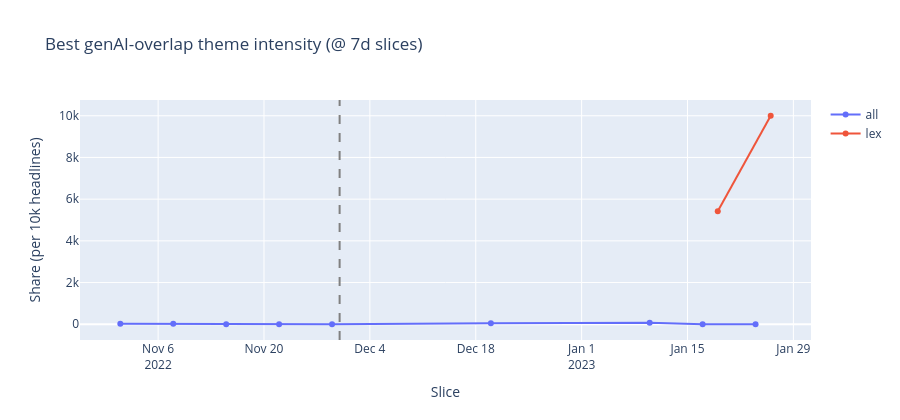

Notebook code cell kept with this figure:
### Markdown cell above
## 5. Compare + intensity (primary granularity)

### Code cell
rows = []
intensity_parts = []

for corpus, res_dict in [("all", all_results), ("lex", lex_results)]:
    if PRIMARY_G not in res_dict:
        continue
    t = res_dict[PRIMARY_G]["table"]
    best = t.sort_values(["pct_standard", "slices"], ascending=[False, False]).head(1)
    rows.append({
        "corpus": corpus, "granularity": PRIMARY_G, "n_themes": len(t),
        "n_stable": int((t.slices >= MIN_ACTIVE_SLICES).sum()),
        "best_theme": int(best.theme_id.iloc[0]) if len(best) else None,
        "best_pct_standard": best.pct_standard.iloc[0] if len(best) else None,
        "best_keywords": best.keywords.iloc[0][:60] if len(best) else "",
    })
    if len(best):
        tid = int(best.theme_id.iloc[0])
        bt = res_dict[PRIMARY_G]["bt"]
        df = res_dict[PRIMARY_G]["df"]
        inten = theme_intensity(bt, df, tid, PRIMARY_G)
        inten = inten.assign(corpus=corpus, theme_id=tid, granularity_days=PRIMARY_G)
        intensity_parts.append(inten)

compare = pd.DataFrame(rows)
if not compare.empty:
    compare.to_parquet(OUTPUT_DIR / "genai_burst_compare.parquet", index=False)
    print(compare.to_string(index=False))

if intensity_parts:
    intensity = pd.concat(intensity_parts, ignore_index=True)
    intensity.to_parquet(OUTPUT_DIR / "genai_burst_intensity.parquet", index=False)
    print("\nShare intensity (best genAI-overlap theme @ 7d):")
    print(intensity.to_string(index=False))

    fig = go.Figure()
    for corpus in intensity.corpus.unique():
        sub = intensity[intensity.corpus == corpus]
        fig.add_trace(go.Scatter(x=sub.timestamp, y=sub.share_per10k, mode="lines+markers", name=corpus))
    fig.add_vline(x=CHATGPT_LAUNCH, line_dash="dash", line_color="gray")
    fig.update_layout(title=f"Best genAI-overlap theme intensity (@ {PRIMARY_G}d slices)",
                      xaxis_title="Slice", yaxis_title="Share (per 10k headlines)", height=420)
    fig.write_html(OUTPUT_DIR / "genai_burst_intensity.html")
    fig.show()

# rep headlines for best all-news genAI theme
if PRIMARY_G in all_results:
    t = all_results[PRIMARY_G]["table"].sort_values("pct_standard", ascending=False)
    if len(t) and t.iloc[0]["pct_standard"] > 0:
        tid = int(t.iloc[0].theme_id)
        bt = all_results[PRIMARY_G]["bt"]
        sub = bt.merged_df[bt.merged_df["Topic"] == tid]
        if not sub.empty:
            c = np.asarray(sub.iloc[0]["Embedding"], float)
            c /= np.linalg.norm(c) + 1e-12
            idx = np.argsort(-(all_results[PRIMARY_G]["emb"] @ c))[:5]
            print(f"\nRep headlines — all-news T{tid} ({t.iloc[0].keywords[:50]}):")
            for i, ix in enumerate(idx, 1):
                print(f"  {i}. {pool_all.iloc[ix].Headline[:95]}")

### Figure 1 — Plotly figure (JSON) as saved in the notebook; plotly's stock layout.template omitted (floating-point values rounded to 4 significant figures)
{"data": [{"mode": "lines+markers", "name": "all", "type": "scatter", "x": ["2022-11-01T00:00:00.000000000", "2022-11-08T00:00:00.000000000", "2022-11-15T00:00:00.000000000", "2022-11-22T00:00:00.000000000", "2022-11-29T00:00:00.000000000", "2022-12-20T00:00:00.000000000", "2023-01-10T00:00:00.000000000", "2023-01-17T00:00:00.000000000", "2023-01-24T00:00:00.000000000"], "y": [23.97, 26.21, 0.0, 0.0, 0.0, 51.45, 71.76, 0.0, 0.0]}, {"mode": "lines+markers", "name": "lex", "type": "scatter", "x": ["2023-01-19T00:00:00.000000000", "2023-01-26T00:00:00.000000000"], "y": [5417.0, 10000.0]}], "layout": {"height": 420, "shapes": [{"line": {"color": "gray", "dash": "dash"}, "type": "line", "x0": "2022-11-30T00:00:00", "x1": "2022-11-30T00:00:00", "xref": "x", "y0": 0, "y1": 1, "yref": "y domain"}], "title": {"text": "Best genAI-overlap theme intensity (@ 7d slices)"}, "xaxis": {"title": {"text": "Slice"}}, "yaxis": {"title": {"text": "Share (per 10k headlines)"}}}}
